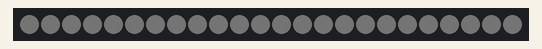
A sketch run on a simulated Arduino Uno, built with avr-gcc and run on an emulated ATmega328P. Shown: 24 RGB LEDs in strip order, left to right. Dim RGB values are drawn brighter than linear.

Above: at 0.15 s.
At 38.17 s:
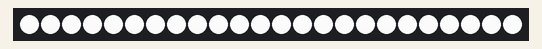

The sketch:

02_Patterns.ino
```cpp
#include <Adafruit_NeoPixel.h>

#define PIN 7

Adafruit_NeoPixel ls = Adafruit_NeoPixel(24, PIN, NEO_GRB + NEO_KHZ800);

void setup() {
  ls.begin();
  ls.setBrightness(255);
  ls.show();
}

void loop() {
  // colorWipe(ls.Color(255, 0, 0), 50);
  // colorWipe(ls.Color(0, 255, 0), 50);
  // colorWipe(ls.Color(0, 0, 255), 50);

  breathe(10, 255, 255, 255);
}

void colorWipe(uint32_t c, uint8_t wait) {
  for (uint16_t i = 0; i < ls.numPixels(); i++) {
    ls.setPixelColor(i, c);
    ls.show();
    delay(wait);
  }
}

void breathe(int pause, byte R, byte G, byte B) {
  int tmpR, tmpG, tmpB;
  int numPx = 24;
  int steps = 255;

  //FADE IN
  for (int s = 1; s <= steps; s++) {
    tmpR = (R * s) / steps;
    tmpG = (G * s) / steps;
    tmpB = (B * s) / steps;

    for (int i = 0; i < numPx; i++) {
      ls.setPixelColor(i, tmpR, tmpG, tmpB);
    }
    ls.show();
    delay(pause);
  }

  //FADE OUT
  for (int s = steps; s > 0; s--) {
    tmpR = (R * s) / steps;
    tmpG = (G * s) / steps;
    tmpB = (B * s) / steps;

    for (int i = 0; i < numPx; i++) {
      ls.setPixelColor(i, tmpR, tmpG, tmpB);
    }
    ls.show();
    delay(pause);
  }
  delay(pause * 5);
}
```
